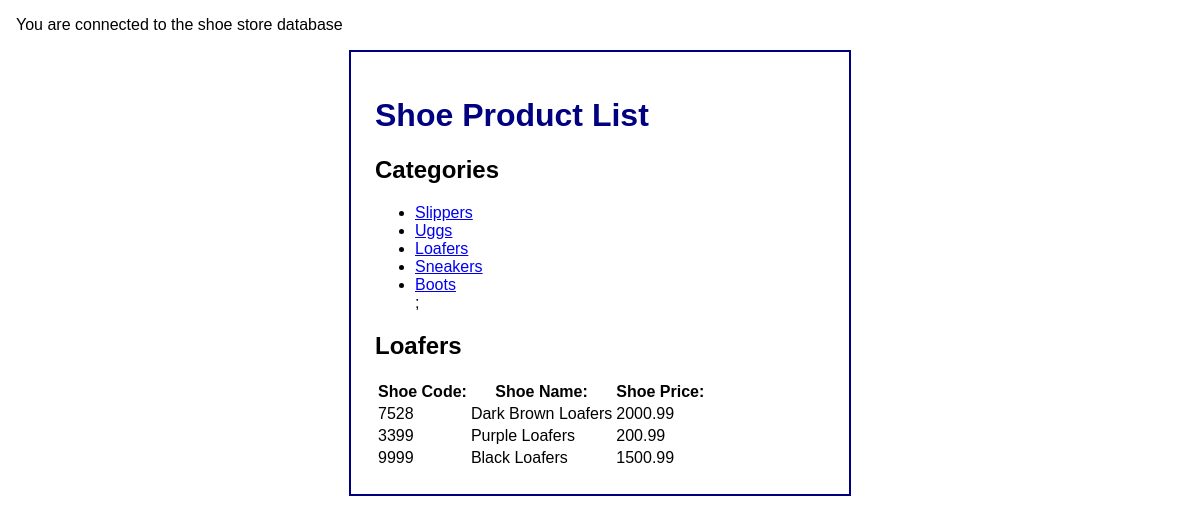
Page /shoes.php?shoe_category_id=3 on the committed database.
### tables this page shows
CREATE TABLE `shoecategories` (
  `shoeCategoryID` int(11) NOT NULL,
  `shoeCategoryName` varchar(255) NOT NULL,
  `dateAdded` datetime NOT NULL
);

CREATE TABLE `shoes` (
  `shoeID` int(11) NOT NULL,
  `shoeCategoryID` int(11) NOT NULL,
  `shoeCode` varchar(10) NOT NULL,
  `shoeName` varchar(255) NOT NULL,
  `description` text NOT NULL,
  `price` decimal(10,2) NOT NULL,
  `dateAdded` datetime NOT NULL
);

### shoes.php (the view, shortened to what this page needs)
<?php
    require('shoe_database.php');
    $shoe_category_id = filter_input(INPUT_GET, 'shoe_category_id', FILTER_VALIDATE_INT);
    $shoe_query = 'SELECT * FROM shoecategories
                   WHERE shoeCategoryID = :shoe_category_id';
    $statement1 = $db->prepare($shoe_query);
    $statement1->bindValue(':shoe_category_id', $shoe_category_id);
    $statement1->execute();
    $category = $statement1->fetch();
    $category_name = $category['shoeCategoryName'];
    $shoeQueryAllCategories = 'SELECT * FROM shoecategories
                               ORDER BY shoeCategoryID';
    $statement2 = $db->prepare($shoeQueryAllCategories);
    $statement2->execute();
    $shoe_categories = $statement2->fetchAll();
    $queryShoeProducts = 'SELECT * FROM shoes WHERE shoeCategoryID = :shoe_category_id';
    $statement3 = $db->prepare($queryShoeProducts);
    $statement3->bindValue(':shoe_category_id', $shoe_category_id);
    $statement3->execute();
    $shoeProducts = $statement3->fetchAll();
?>
<!DOCTYPE html>
<html>
<head>
    <link rel = "stylesheet" href = "mainShoeCatalog.css">
</head>
<body>
    <main>
        <h1> Shoe Product List </h1>
        <aside>
            <h2> Categories </h2>
            <nav>
                <ul>
                    <?php foreach($shoe_categories as $category) : ?>
                    <li>
                        <a href = "?shoe_category_id=<?php
                                                        echo $category['shoeCategoryID'];
                                                     ?>"
                        >
                        <?php echo $category['shoeCategoryName']; ?> </a>
                    </li>
                    <?php endforeach; ?>;
                </ul>
            </nav>
        </aside>
        <section>
            <h2> <?php echo $category_name; ?> </h2>
            <table>
                <tr>
                    <th> Shoe Code: </th>
                    <th> Shoe Name: </th>
                    <th class = "right"> Shoe Price: </th>
                </tr>
                <?php foreach ($shoeProducts as $shoeProduct) : ?>
                <tr>
                    <td> <?php echo $shoeProduct['shoeCode']; ?> </td>
                    <td> <?php echo $shoeProduct['shoeName']; ?> </td>
                    <td class = "right"> <?php echo $shoeProduct['price']; ?> </td>
                </tr>
                <?php endforeach; ?>
            </table>
        </section>
    </main>
</body>
</html>

### mainShoeCatalog.css (style rules this page uses)
body { font-family: Arial, Helvetica, sans-serif; margin: 1em; padding: 0; }
main { display: block; width: 450px; margin: 0 auto; padding: 1.5em; background: white; border: 2px solid navy; }
h1 { color:navy; }

### rows in the picture
shoecategories: shoeCategoryName "Slippers"
shoecategories: shoeCategoryName "Uggs"
shoecategories: shoeCategoryName "Loafers"
shoecategories: shoeCategoryName "Sneakers"
shoecategories: shoeCategoryName "Boots"
shoes: shoeCode "7528", shoeName "Dark Brown Loafers", price "2000.99"
shoes: shoeCode "3399", shoeName "Purple Loafers", price "200.99"
shoes: shoeCode "9999", shoeName "Black Loafers", price "1500.99"
